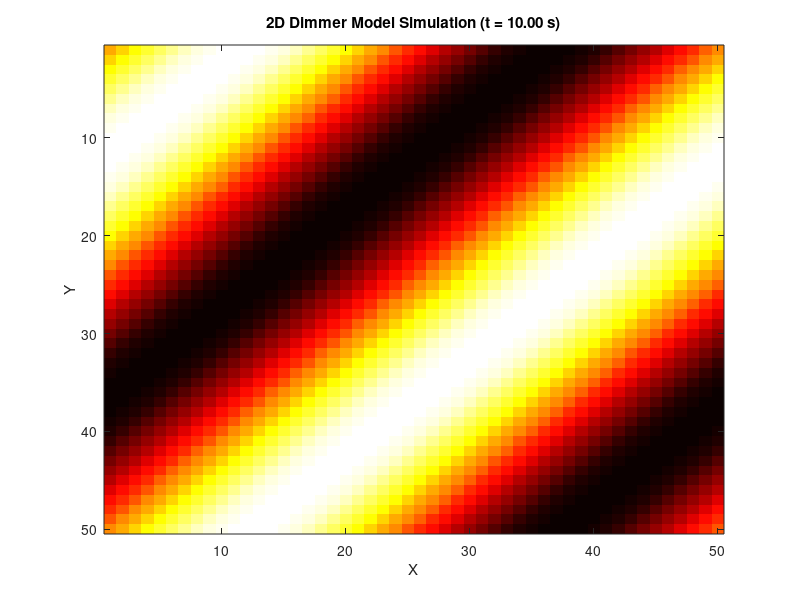

Source code (MATLAB):
% Parameters for the 2D dimmer model
T = 10; % Total time in seconds
dt = 0.1; % Time step in seconds
f = 1; % Frequency in Hz
A = 1; % Amplitude (max intensity)
N = 50; % Number of grid points along one dimension

% Time vector
t = 0:dt:T;

% Create a 2D grid
[x, y] = meshgrid(1:N, 1:N);

% Initialize figure for animation
figure;
colormap('hot');
caxis([0 A]);
colorbar;

% Loop over time steps
for k = 1:length(t)
    % Calculate light intensity at each grid point
    I = A * (1 + sin(2 * pi * f * t(k) + 2 * pi * x / N + 2 * pi * y / N)) / 2;

    % Plot the light intensity
    imagesc(I);
    title(sprintf('2D Dimmer Model Simulation (t = %.2f s)', t(k)));
    xlabel('X');
    ylabel('Y');
    pause(0.1);
end

